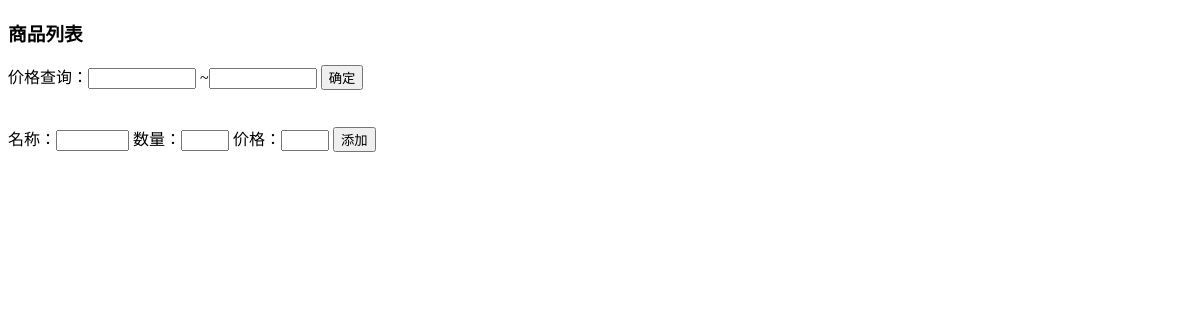
/MySite/goods_list/, run on an earlier commit of the app's database.
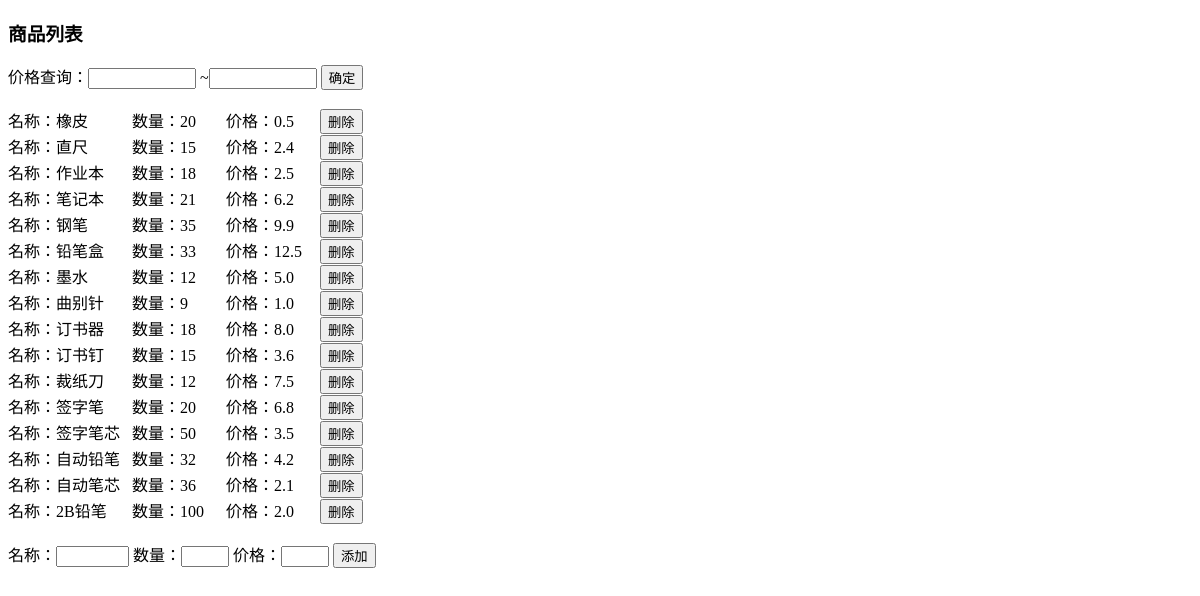
And on a later commit of the database.
### MySite/models.py (models this page shows)
class GoodsInfo(models.Model):
    goods_name = models.CharField(max_length=30, primary_key=True)
    goods_number = models.IntegerField()
    goods_price = models.FloatField()

### MySite/views.py (the view)
# urls.py: path('goods_list/', views.good_list),
def good_list(request):
    goods_list = GoodsInfo.objects.all()
    return render(request, 'good_list.html', {'goods_list': goods_list})

### MySite/templates/good_list.html (shortened to what this page needs)
<!DOCTYPE html>
<html lang="en">
<head>
</head>
<body>
<h3>商品列表</h3>
<label for="min_price">价格查询：</label><input type="text" style="display: inline-block;width: 100px;" id="min_price">
<label for="max_price">~</label><input type="text" style="display: inline-block;width: 100px;" id="max_price">
<button type="button" id="search">确定</button>
<br/><br/>
<div id="list">
    {% for goods in goods_list %}
        <div id="{{ goods.goods_name }}">
            <label style="display: inline-block;width: 120px;">名称：{{ goods.goods_name }}</label>
            <label style="display: inline-block;width: 90px;">数量：{{ goods.goods_number }}</label>
            <label style="display: inline-block;width: 90px;">价格：{{ goods.goods_price }}</label>
            <button type="button" class="delete" id="{{ goods.goods_name }}">删除</button>
            <br/>
        </div>
    {% endfor %}
</div>
<br/>
名称：<input type="text" style="display: inline-block;width: 65px;" id="goods_name">
数量：<input type="text" style="display: inline-block;width: 40px;" id="goods_number">
价格：<input type="text" style="display: inline-block;width: 40px;" id="goods_price">
<button type="button" id="add">添加</button>
</body>
</html>

What changed in the data, as far as the page shows it:
added GoodsInfo: goods_name "橡皮", goods_number "20", goods_price "0.5"
added GoodsInfo: goods_name "直尺", goods_number "15", goods_price "2.4"
added GoodsInfo: goods_name "作业本", goods_number "18", goods_price "2.5"
added GoodsInfo: goods_name "笔记本", goods_number "21", goods_price "6.2"
added GoodsInfo: goods_name "钢笔", goods_number "35", goods_price "9.9"
added GoodsInfo: goods_name "铅笔盒", goods_number "33", goods_price "12.5"
added GoodsInfo: goods_name "墨水", goods_number "12", goods_price "5.0"
added GoodsInfo: goods_name "曲别针", goods_number "9", goods_price "1.0"
added GoodsInfo: goods_name "订书器", goods_number "18", goods_price "8.0"
added GoodsInfo: goods_name "订书钉", goods_number "15", goods_price "3.6"
added GoodsInfo: goods_name "裁纸刀", goods_number "12", goods_price "7.5"
added GoodsInfo: goods_name "签字笔", goods_number "20", goods_price "6.8"
added GoodsInfo: goods_name "签字笔芯", goods_number "50", goods_price "3.5"
added GoodsInfo: goods_name "自动铅笔", goods_number "32", goods_price "4.2"
added GoodsInfo: goods_name "自动笔芯", goods_number "36", goods_price "2.1"
added GoodsInfo: goods_name "2B铅笔", goods_number "100", goods_price "2.0"
